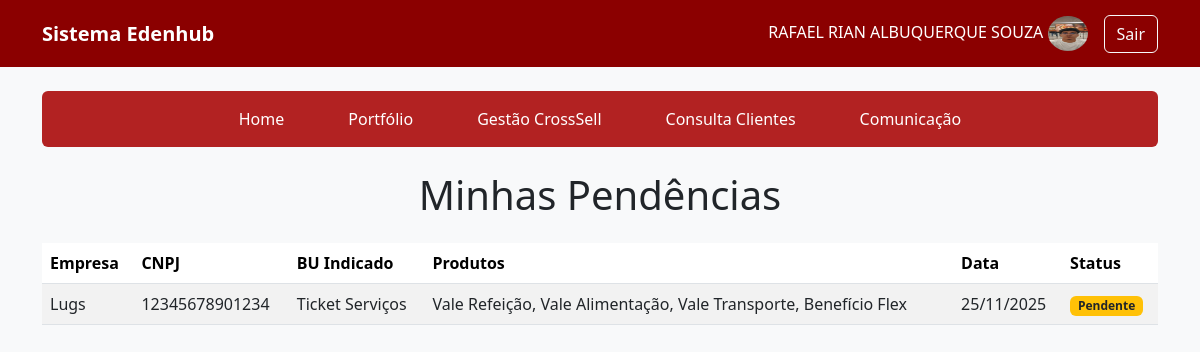
Screenshot of /minhas_pendencias (signed in) with the database file from the repository.
### Edenred/models.py (models this page shows, shortened)
class Usuario(db.Model, UserMixin):
    id = db.Column(db.Integer, primary_key=True)
    foto = db.Column(db.String, nullable=True, default='default.png')
    nome = db.Column(db.String(100), nullable=False)
    email = db.Column(db.String(100), unique=True, nullable=False)
    telefone = db.Column(db.String(20), unique=True)
    skype = db.Column(db.String(100), unique=True, nullable=True)
    senha_hash = db.Column(db.String(200), nullable=False)

class Indicacao(db.Model):
    id = db.Column(db.Integer, primary_key=True)
    empresa_id = db.Column(db.Integer, db.ForeignKey('empresa.id'), nullable=False)
    usuario_id = db.Column(db.Integer, db.ForeignKey('usuario.id'), nullable=False)
    bu_indicado = db.Column(db.String(100), nullable=False)
    produtos_escolhidos = db.Column(db.String(500))
    quantidade_caminhoes = db.Column(db.Integer)
    quantidade_funcionarios = db.Column(db.Integer)
    quantidade_veiculos_pesados = db.Column(db.Integer)
    subsidia_combustivel = db.Column(db.Boolean)
    quantidade_veiculos_leves = db.Column(db.Integer)
    quantidade_veiculos = db.Column(db.Integer)
    previsao_volume = db.Column(db.Float)
    quantidade_cartoes = db.Column(db.Integer)
    observacoes = db.Column(db.Text)
    status = db.Column(db.String(20), default='Pendente')
    data_indicacao = db.Column(db.DateTime, default=datetime.now(timezone.utc))
    empresa = db.relationship('Empresa', backref=db.backref('indicacoes', lazy=True))
    usuario = db.relationship('Usuario', backref=db.backref('indicacoes', lazy=True))

class Empresa(db.Model):
    id = db.Column(db.Integer, primary_key=True)
    cnpj = db.Column(db.String(20), unique=True, nullable=False)
    razao_social = db.Column(db.String(200), nullable=False)
    cep = db.Column(db.String(10))
    logradouro = db.Column(db.String(200))
    numero = db.Column(db.String(10))
    complemento = db.Column(db.String(100))
    bairro = db.Column(db.String(100))
    municipio = db.Column(db.String(100))
    estado = db.Column(db.String(2))
    nome_contato = db.Column(db.String(100))
    email_contato = db.Column(db.String(100))
    telefone_contato = db.Column(db.String(20))
    cargo_contato = db.Column(db.String(100))
    departamento_contato = db.Column(db.String(100))
    celular_contato = db.Column(db.String(20))
    eh_cliente = db.Column(db.Boolean, default=False)
    bus_contratados = db.Column(db.String(500))
    data_cadastro = db.Column(db.DateTime, default=datetime.now(timezone.utc))

### Edenred/views.py (the view)
@app.route('/minhas_pendencias')
@login_required
def minhas_pendencias():
    indicacoes = Indicacao.query.filter_by(
        usuario_id=current_user.id,
        status='Pendente'
    ).order_by(Indicacao.data_indicacao.desc()).all()
    return render_template('minhas_pendencias.html', indicacoes=indicacoes)

### Edenred/__init__.py (called while the page is built)
@login_manager.user_loader
def load_user(user_id):
    return Usuario.query.get(int(user_id))

### Edenred/templates/minhas_pendencias.html
{% extends 'base.html' %}
{% block content %}
<div class="row mb-4">
    <div class="col-12">
        {% include 'nav.html' %}
    </div>
</div>
<div class="row">
    <div class="col-12">
        <h1 class="text-center mb-4 text-dark">Minhas Pendências</h1>
        <div class="table-responsive">
            <table class="table table-striped table-hover">
                <thead class="table-edenred">
                    <tr>
                        <th>Empresa</th>
                        <th>CNPJ</th>
                        <th>BU Indicado</th>
                        <th>Produtos</th>
                        <th>Data</th>
                        <th>Status</th>
                    </tr>
                </thead>
                <tbody>
                    {% for indicacao in indicacoes %}
                    <tr>
                        <td class="text-dark">{{ indicacao.empresa.razao_social }}</td>
                        <td class="text-dark">{{ indicacao.empresa.cnpj }}</td>
                        <td class="text-dark">{{ indicacao.bu_indicado }}</td>
                        <td class="text-dark">{{ indicacao.produtos_escolhidos}}</td>
                        <td class="text-dark">{{ indicacao.data_indicacao.strftime('%d/%m/%Y') }}</td>
                        <td>
                            {% if indicacao.status == 'Pendente' %}
                                <span class="badge bg-warning text-dark">{{ indicacao.status }}</span>
                            {% else %}
                                <span class="badge bg-success">{{ indicacao.status }}</span>
                            {% endif %}
                        </td>
                    </tr>
                    {% else %}
                    <tr>
                        <td colspan="5" class="text-center text-dark ">Nenhuma pendência encontrada</td>
                    </tr>
                    {% endfor %}
                </tbody>
            </table>
        </div>
    </div>
</div>
{% endblock %}

### Edenred/templates/base.html (shortened to what this page needs)
<!DOCTYPE html>
<html lang="pt-BR">
<head>
    <link href="https://cdn.jsdelivr.net/npm/bootstrap@5.3.8/dist/css/bootstrap.min.css" rel="stylesheet">
</head>
<body class="bg-light">
    <nav class="navbar navbar-expand-lg navbar-dark bg-edenred">
        <div class="container">
            <a class="navbar-brand" href="{{ url_for('home') }}">
                <strong>Sistema Edenhub</strong>
            </a>
            {% if current_user.is_authenticated %}
            <div class="navbar-nav ms-auto">
                <span class="navbar-text me-3 text-white">
                    {{ current_user.nome }}  <img src="{{url_for('static', filename='data/img_user/{}'.format(current_user.foto))}}" width="40px" height="35px"
                                    class="rounded-circle">
                </span>
            </div>
            <a class="btn btn-outline-light" href="{{ url_for('logout') }}">
                    Sair
                </a>
            {% endif %}
        </div>
    </nav>
    <div class="container mt-4">
        {% block content %}{% endblock %}
    </div>
</body>
</html>

### Edenred/templates/base.html (style rules this page uses)
.bg-edenred { background-color: #8B0000 !important; }

### rows the page displays
Usuario: nome "RAFAEL RIAN ALBUQUERQUE SOUZA", foto (picture)
Indicacao: empresa.razao_social "Lugs", empresa.cnpj "12345678901234", bu_indicado "Ticket Serviços", produtos_escolhidos "Vale Refeição, Vale Alimentação, Vale Transporte, Benefício Flex", data_indicacao "25/11/2025", status "Pendente"
